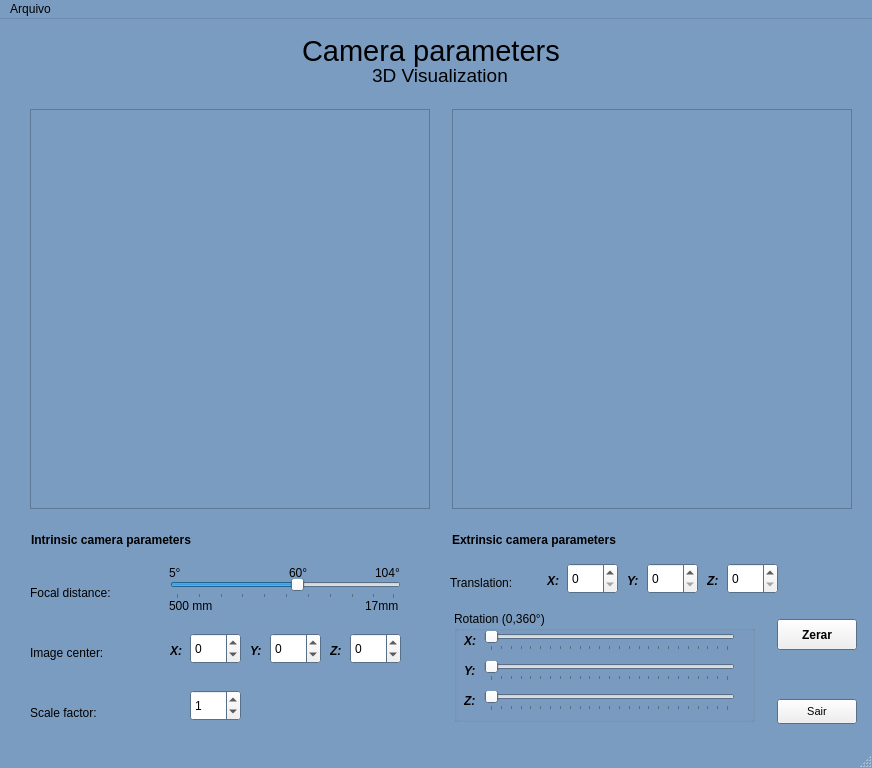
<?xml version="1.0" encoding="UTF-8"?>
<ui version="4.0">
 <author>Dennis Romero L.</author>
 <class>visao</class>
 <widget class="QMainWindow" name="visao">
  <property name="windowModality">
   <enum>Qt::ApplicationModal</enum>
  </property>
  <property name="geometry">
   <rect>
    <x>0</x>
    <y>0</y>
    <width>872</width>
    <height>768</height>
   </rect>
  </property>
  <property name="palette">
   <palette>
    <active>
     <colorrole role="Base">
      <brush brushstyle="SolidPattern">
       <color alpha="255">
        <red>255</red>
        <green>255</green>
        <blue>255</blue>
       </color>
      </brush>
     </colorrole>
     <colorrole role="Window">
      <brush brushstyle="SolidPattern">
       <color alpha="255">
        <red>123</red>
        <green>156</green>
        <blue>193</blue>
       </color>
      </brush>
     </colorrole>
    </active>
    <inactive>
     <colorrole role="Base">
      <brush brushstyle="SolidPattern">
       <color alpha="255">
        <red>255</red>
        <green>255</green>
        <blue>255</blue>
       </color>
      </brush>
     </colorrole>
     <colorrole role="Window">
      <brush brushstyle="SolidPattern">
       <color alpha="255">
        <red>123</red>
        <green>156</green>
        <blue>193</blue>
       </color>
      </brush>
     </colorrole>
    </inactive>
    <disabled>
     <colorrole role="Base">
      <brush brushstyle="SolidPattern">
       <color alpha="255">
        <red>123</red>
        <green>156</green>
        <blue>193</blue>
       </color>
      </brush>
     </colorrole>
     <colorrole role="Window">
      <brush brushstyle="SolidPattern">
       <color alpha="255">
        <red>123</red>
        <green>156</green>
        <blue>193</blue>
       </color>
      </brush>
     </colorrole>
    </disabled>
   </palette>
  </property>
  <property name="windowTitle">
   <string>Camera parameters - Main</string>
  </property>
  <property name="windowIcon">
   <iconset>
    <normaloff>images/camera.png</normaloff>images/camera.png</iconset>
  </property>
  <widget class="QWidget" name="centralWidget">
   <widget class="QPushButton" name="BZerar">
    <property name="geometry">
     <rect>
      <x>777</x>
      <y>600</y>
      <width>80</width>
      <height>31</height>
     </rect>
    </property>
    <property name="font">
     <font>
      <pointsize>9</pointsize>
      <weight>75</weight>
      <bold>true</bold>
     </font>
    </property>
    <property name="text">
     <string>Zerar</string>
    </property>
   </widget>
   <widget class="QLabel" name="label">
    <property name="geometry">
     <rect>
      <x>302</x>
      <y>11</y>
      <width>281</width>
      <height>41</height>
     </rect>
    </property>
    <property name="font">
     <font>
      <pointsize>22</pointsize>
     </font>
    </property>
    <property name="text">
     <string>Camera parameters</string>
    </property>
   </widget>
   <widget class="QLabel" name="label_2">
    <property name="geometry">
     <rect>
      <x>31</x>
      <y>506</y>
      <width>211</width>
      <height>30</height>
     </rect>
    </property>
    <property name="font">
     <font>
      <weight>75</weight>
      <bold>true</bold>
     </font>
    </property>
    <property name="text">
     <string>Intrinsic camera parameters</string>
    </property>
   </widget>
   <widget class="QLabel" name="label_4">
    <property name="geometry">
     <rect>
      <x>372</x>
      <y>41</y>
      <width>141</width>
      <height>31</height>
     </rect>
    </property>
    <property name="font">
     <font>
      <pointsize>14</pointsize>
     </font>
    </property>
    <property name="text">
     <string>3D Visualization</string>
    </property>
   </widget>
   <widget class="QLabel" name="label_5">
    <property name="geometry">
     <rect>
      <x>30</x>
      <y>566</y>
      <width>101</width>
      <height>15</height>
     </rect>
    </property>
    <property name="text">
     <string>Focal distance:</string>
    </property>
   </widget>
   <widget class="QLabel" name="label_7">
    <property name="geometry">
     <rect>
      <x>30</x>
      <y>624</y>
      <width>111</width>
      <height>20</height>
     </rect>
    </property>
    <property name="text">
     <string>Image center:</string>
    </property>
   </widget>
   <widget class="QLabel" name="label_8">
    <property name="geometry">
     <rect>
      <x>30</x>
      <y>686</y>
      <width>101</width>
      <height>15</height>
     </rect>
    </property>
    <property name="text">
     <string>Scale factor:</string>
    </property>
   </widget>
   <widget class="QLabel" name="label_10">
    <property name="geometry">
     <rect>
      <x>450</x>
      <y>556</y>
      <width>71</width>
      <height>15</height>
     </rect>
    </property>
    <property name="text">
     <string>Translation:</string>
    </property>
   </widget>
   <widget class="QSpinBox" name="ct_X">
    <property name="geometry">
     <rect>
      <x>190</x>
      <y>614</y>
      <width>51</width>
      <height>31</height>
     </rect>
    </property>
    <property name="minimum">
     <number>-10</number>
    </property>
    <property name="maximum">
     <number>10</number>
    </property>
   </widget>
   <widget class="QSpinBox" name="ct_Z">
    <property name="geometry">
     <rect>
      <x>350</x>
      <y>614</y>
      <width>51</width>
      <height>31</height>
     </rect>
    </property>
    <property name="minimum">
     <number>-10</number>
    </property>
    <property name="maximum">
     <number>10</number>
    </property>
   </widget>
   <widget class="QSpinBox" name="ct_Y">
    <property name="geometry">
     <rect>
      <x>270</x>
      <y>614</y>
      <width>51</width>
      <height>31</height>
     </rect>
    </property>
    <property name="minimum">
     <number>-10</number>
    </property>
    <property name="maximum">
     <number>10</number>
    </property>
   </widget>
   <widget class="QLabel" name="label_6">
    <property name="geometry">
     <rect>
      <x>170</x>
      <y>624</y>
      <width>21</width>
      <height>15</height>
     </rect>
    </property>
    <property name="font">
     <font>
      <weight>75</weight>
      <italic>true</italic>
      <bold>true</bold>
     </font>
    </property>
    <property name="text">
     <string>X:</string>
    </property>
   </widget>
   <widget class="QLabel" name="label_13">
    <property name="geometry">
     <rect>
      <x>250</x>
      <y>624</y>
      <width>21</width>
      <height>15</height>
     </rect>
    </property>
    <property name="font">
     <font>
      <weight>75</weight>
      <italic>true</italic>
      <bold>true</bold>
     </font>
    </property>
    <property name="text">
     <string>Y:</string>
    </property>
   </widget>
   <widget class="QLabel" name="label_14">
    <property name="geometry">
     <rect>
      <x>330</x>
      <y>624</y>
      <width>21</width>
      <height>15</height>
     </rect>
    </property>
    <property name="font">
     <font>
      <weight>75</weight>
      <italic>true</italic>
      <bold>true</bold>
     </font>
    </property>
    <property name="text">
     <string>Z:</string>
    </property>
   </widget>
   <widget class="QSpinBox" name="FatorEsc">
    <property name="geometry">
     <rect>
      <x>190</x>
      <y>671</y>
      <width>51</width>
      <height>31</height>
     </rect>
    </property>
    <property name="minimum">
     <number>-10</number>
    </property>
    <property name="maximum">
     <number>10</number>
    </property>
    <property name="value">
     <number>1</number>
    </property>
   </widget>
   <widget class="QLabel" name="label_3">
    <property name="geometry">
     <rect>
      <x>452</x>
      <y>506</y>
      <width>211</width>
      <height>30</height>
     </rect>
    </property>
    <property name="font">
     <font>
      <weight>75</weight>
      <bold>true</bold>
     </font>
    </property>
    <property name="text">
     <string>Extrinsic camera parameters</string>
    </property>
   </widget>
   <widget class="QSpinBox" name="trs_X">
    <property name="geometry">
     <rect>
      <x>567</x>
      <y>544</y>
      <width>51</width>
      <height>31</height>
     </rect>
    </property>
   </widget>
   <widget class="QLabel" name="label_15">
    <property name="geometry">
     <rect>
      <x>627</x>
      <y>554</y>
      <width>21</width>
      <height>15</height>
     </rect>
    </property>
    <property name="font">
     <font>
      <weight>75</weight>
      <italic>true</italic>
      <bold>true</bold>
     </font>
    </property>
    <property name="text">
     <string>Y:</string>
    </property>
   </widget>
   <widget class="QLabel" name="label_16">
    <property name="geometry">
     <rect>
      <x>707</x>
      <y>554</y>
      <width>21</width>
      <height>15</height>
     </rect>
    </property>
    <property name="font">
     <font>
      <weight>75</weight>
      <italic>true</italic>
      <bold>true</bold>
     </font>
    </property>
    <property name="text">
     <string>Z:</string>
    </property>
   </widget>
   <widget class="QSpinBox" name="trs_Z">
    <property name="geometry">
     <rect>
      <x>727</x>
      <y>544</y>
      <width>51</width>
      <height>31</height>
     </rect>
    </property>
   </widget>
   <widget class="QSpinBox" name="trs_Y">
    <property name="geometry">
     <rect>
      <x>647</x>
      <y>544</y>
      <width>51</width>
      <height>31</height>
     </rect>
    </property>
   </widget>
   <widget class="QLabel" name="label_11">
    <property name="geometry">
     <rect>
      <x>547</x>
      <y>554</y>
      <width>21</width>
      <height>15</height>
     </rect>
    </property>
    <property name="font">
     <font>
      <weight>75</weight>
      <italic>true</italic>
      <bold>true</bold>
     </font>
    </property>
    <property name="text">
     <string>X:</string>
    </property>
   </widget>
   <widget class="QGroupBox" name="groupBox">
    <property name="geometry">
     <rect>
      <x>454</x>
      <y>592</y>
      <width>301</width>
      <height>111</height>
     </rect>
    </property>
    <property name="title">
     <string>Rotation (0,360°)</string>
    </property>
    <widget class="QSlider" name="rot_X">
     <property name="geometry">
      <rect>
       <x>30</x>
       <y>20</y>
       <width>251</width>
       <height>20</height>
      </rect>
     </property>
     <property name="minimum">
      <number>0</number>
     </property>
     <property name="maximum">
      <number>5760</number>
     </property>
     <property name="singleStep">
      <number>16</number>
     </property>
     <property name="pageStep">
      <number>240</number>
     </property>
     <property name="orientation">
      <enum>Qt::Horizontal</enum>
     </property>
     <property name="tickPosition">
      <enum>QSlider::TicksBelow</enum>
     </property>
     <property name="tickInterval">
      <number>240</number>
     </property>
    </widget>
    <widget class="QSlider" name="rot_Y">
     <property name="geometry">
      <rect>
       <x>30</x>
       <y>50</y>
       <width>251</width>
       <height>20</height>
      </rect>
     </property>
     <property name="minimum">
      <number>0</number>
     </property>
     <property name="maximum">
      <number>5760</number>
     </property>
     <property name="singleStep">
      <number>16</number>
     </property>
     <property name="pageStep">
      <number>240</number>
     </property>
     <property name="orientation">
      <enum>Qt::Horizontal</enum>
     </property>
     <property name="tickPosition">
      <enum>QSlider::TicksBelow</enum>
     </property>
     <property name="tickInterval">
      <number>240</number>
     </property>
    </widget>
    <widget class="QSlider" name="rot_Z">
     <property name="geometry">
      <rect>
       <x>30</x>
       <y>80</y>
       <width>251</width>
       <height>20</height>
      </rect>
     </property>
     <property name="minimum">
      <number>0</number>
     </property>
     <property name="maximum">
      <number>5760</number>
     </property>
     <property name="singleStep">
      <number>16</number>
     </property>
     <property name="pageStep">
      <number>240</number>
     </property>
     <property name="orientation">
      <enum>Qt::Horizontal</enum>
     </property>
     <property name="tickPosition">
      <enum>QSlider::TicksBelow</enum>
     </property>
     <property name="tickInterval">
      <number>240</number>
     </property>
    </widget>
    <widget class="QLabel" name="label_17">
     <property name="geometry">
      <rect>
       <x>10</x>
       <y>80</y>
       <width>21</width>
       <height>20</height>
      </rect>
     </property>
     <property name="font">
      <font>
       <weight>75</weight>
       <italic>true</italic>
       <bold>true</bold>
      </font>
     </property>
     <property name="text">
      <string>Z:</string>
     </property>
    </widget>
    <widget class="QLabel" name="label_18">
     <property name="geometry">
      <rect>
       <x>10</x>
       <y>50</y>
       <width>21</width>
       <height>20</height>
      </rect>
     </property>
     <property name="font">
      <font>
       <weight>75</weight>
       <italic>true</italic>
       <bold>true</bold>
      </font>
     </property>
     <property name="text">
      <string>Y:</string>
     </property>
    </widget>
    <widget class="QLabel" name="label_12">
     <property name="geometry">
      <rect>
       <x>10</x>
       <y>20</y>
       <width>21</width>
       <height>20</height>
      </rect>
     </property>
     <property name="font">
      <font>
       <weight>75</weight>
       <italic>true</italic>
       <bold>true</bold>
      </font>
     </property>
     <property name="text">
      <string>X:</string>
     </property>
    </widget>
   </widget>
   <widget class="QScrollArea" name="ScrollArea1">
    <property name="geometry">
     <rect>
      <x>30</x>
      <y>90</y>
      <width>400</width>
      <height>400</height>
     </rect>
    </property>
    <property name="widgetResizable">
     <bool>true</bool>
    </property>
    <widget class="QWidget" name="scrollAreaWidgetContents">
     <property name="geometry">
      <rect>
       <x>0</x>
       <y>0</y>
       <width>396</width>
       <height>396</height>
      </rect>
     </property>
    </widget>
   </widget>
   <widget class="QScrollArea" name="ScrollArea2">
    <property name="geometry">
     <rect>
      <x>452</x>
      <y>90</y>
      <width>400</width>
      <height>400</height>
     </rect>
    </property>
    <property name="widgetResizable">
     <bool>true</bool>
    </property>
    <widget class="QWidget" name="scrollAreaWidgetContents_2">
     <property name="geometry">
      <rect>
       <x>0</x>
       <y>0</y>
       <width>396</width>
       <height>396</height>
      </rect>
     </property>
    </widget>
   </widget>
   <widget class="QPushButton" name="BSair">
    <property name="geometry">
     <rect>
      <x>777</x>
      <y>680</y>
      <width>80</width>
      <height>25</height>
     </rect>
    </property>
    <property name="font">
     <font>
      <pointsize>8</pointsize>
     </font>
    </property>
    <property name="text">
     <string>Sair</string>
    </property>
   </widget>
   <widget class="QSlider" name="DistFoc">
    <property name="geometry">
     <rect>
      <x>170</x>
      <y>560</y>
      <width>231</width>
      <height>20</height>
     </rect>
    </property>
    <property name="minimum">
     <number>5</number>
    </property>
    <property name="maximum">
     <number>104</number>
    </property>
    <property name="value">
     <number>60</number>
    </property>
    <property name="orientation">
     <enum>Qt::Horizontal</enum>
    </property>
    <property name="tickPosition">
     <enum>QSlider::TicksBelow</enum>
    </property>
   </widget>
   <widget class="QLabel" name="label_9">
    <property name="geometry">
     <rect>
      <x>169</x>
      <y>580</y>
      <width>52</width>
      <height>14</height>
     </rect>
    </property>
    <property name="text">
     <string>500 mm</string>
    </property>
   </widget>
   <widget class="QLabel" name="label_19">
    <property name="geometry">
     <rect>
      <x>365</x>
      <y>580</y>
      <width>52</width>
      <height>14</height>
     </rect>
    </property>
    <property name="text">
     <string>17mm</string>
    </property>
   </widget>
   <widget class="QLabel" name="label_20">
    <property name="geometry">
     <rect>
      <x>169</x>
      <y>546</y>
      <width>21</width>
      <height>16</height>
     </rect>
    </property>
    <property name="text">
     <string>5°</string>
    </property>
   </widget>
   <widget class="QLabel" name="label_21">
    <property name="geometry">
     <rect>
      <x>375</x>
      <y>546</y>
      <width>31</width>
      <height>16</height>
     </rect>
    </property>
    <property name="text">
     <string>104°</string>
    </property>
   </widget>
   <widget class="QLabel" name="label_22">
    <property name="geometry">
     <rect>
      <x>289</x>
      <y>546</y>
      <width>31</width>
      <height>16</height>
     </rect>
    </property>
    <property name="text">
     <string>60°</string>
    </property>
   </widget>
  </widget>
  <widget class="QMenuBar" name="menuBar">
   <property name="geometry">
    <rect>
     <x>0</x>
     <y>0</y>
     <width>872</width>
     <height>22</height>
    </rect>
   </property>
   <widget class="QMenu" name="menuArquivo">
    <property name="title">
     <string>Arquivo</string>
    </property>
    <addaction name="separator"/>
    <addaction name="actionSair"/>
   </widget>
   <addaction name="menuArquivo"/>
  </widget>
  <widget class="QStatusBar" name="statusBar"/>
  <action name="actionSair">
   <property name="icon">
    <iconset>
     <normaloff>images/camera.png</normaloff>images/camera.png</iconset>
   </property>
   <property name="text">
    <string>Sair</string>
   </property>
  </action>
 </widget>
 <layoutdefault spacing="6" margin="11"/>
 <tabstops>
  <tabstop>ScrollArea1</tabstop>
  <tabstop>ScrollArea2</tabstop>
  <tabstop>ct_X</tabstop>
  <tabstop>ct_Y</tabstop>
  <tabstop>ct_Z</tabstop>
  <tabstop>FatorEsc</tabstop>
  <tabstop>trs_X</tabstop>
  <tabstop>trs_Y</tabstop>
  <tabstop>trs_Z</tabstop>
  <tabstop>BZerar</tabstop>
  <tabstop>BSair</tabstop>
 </tabstops>
 <resources/>
 <connections/>
 <slots>
  <slot>Actualiza()</slot>
  <slot>Limpia()</slot>
 </slots>
</ui>
